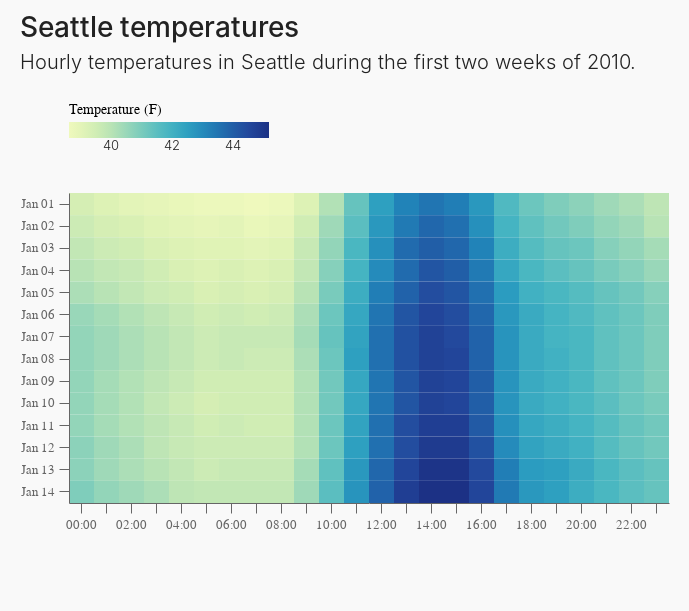

The notebook cell this image was saved under:
### Markdown cell above
## Heatmap

### Code cell
temps = data.seattle_temps()
temps = temps[temps.date < '2010-01-15'].copy()
alt.Chart(temps).mark_rect(
).encode(
    alt.X('hoursminutes(date):O'),
    alt.Y('monthdate(date):O'),
    alt.Color('temp:Q', title='Temperature (F)')
).configure_axisY( # adding some colors back
    domainColor='#666666',
    tickColor='#666666',
).properties(
    height=310, # adjust height to get neat squares
    title={
        'text': 'Seattle temperatures',
        'subtitle' : ['Hourly temperatures in Seattle during the first two weeks of 2010.',' ']
    }
)

### Figure 1 — Vega-Lite specification as saved in the notebook (floating-point values rounded to 4 significant figures; data arrays with more than 128 entries replaced by an {"elided": "..."} marker saying what was removed)
{"config": {"view": {"width": 600, "height": 400, "strokeOpacity": 0}, "background": "#f9f9f9", "padding": {"left": 20, "top": 15, "right": 20, "bottom": 80}, "arc": {"fill": "#0077bb"}, "area": {"fill": "#0077bb"}, "line": {"stroke": "#0077bb", "strokeWidth": 3}, "path": {"stroke": "#0077bb"}, "rect": {"fill": "#0077bb"}, "shape": {"stroke": "#0077bb"}, "bar": {"fill": "#0077bb"}, "point": {"stroke": "#0077bb"}, "symbol": {"fill": "#0077bb", "size": 30}, "title": {"font": "Tenon", "fontSize": 28, "color": "#222222", "fontWeight": 500, "align": "left", "anchor": "start", "subtitleFont": "Tenon", "subtitleColor": "#222222", "subtitleFontSize": 20, "subtitleFontWeight": 300, "subtitlePadding": 10, "subtitleLineHeight": 26}, "axis": {"title": null, "titleColor": "#666666", "labelFont": "Tenon", "labelFontSize": 13, "titleFontWeight": 300, "labelColor": "#666666", "labelFlush": false, "labelPadding": 5, "tickSize": 10, "gridColor": "#dddddd"}, "axisX": {"domainColor": "#666666", "tickColor": "#666666"}, "axisY": {"domainColor": "#666666", "tickColor": "#666666"}, "legend": {"title": null, "orient": "top", "direction": "horizontal", "offset": 40, "columnPadding": 20, "titleFont": "Tenon", "titleFontSize": 14, "titleFontWeight": 400, "labelAlign": "left", "labelFont": "Tenon", "labelFontSize": 13, "labelFontWeight": 300, "labelColor": "#222222", "labelBaseline": "middle", "rowPadding": 10, "symbolType": "square"}}, "data": {"name": "data-29152d9ab7dcda1a65f1895ba9b7cc51"}, "mark": "rect", "encoding": {"color": {"field": "temp", "title": "Temperature (F)", "type": "quantitative"}, "x": {"field": "date", "timeUnit": "hoursminutes", "type": "ordinal"}, "y": {"field": "date", "timeUnit": "monthdate", "type": "ordinal"}}, "height": 310, "title": {"text": "Seattle temperatures", "subtitle": ["Hourly temperatures in Seattle during the first two weeks of 2010.", " "]}, "$schema": "https://vega.github.io/schema/vega-lite/v4.17.0.json", "datasets": {"data-29152d9ab7dcda1a65f1895ba9b7cc51": {"elided": "336 records"}}}
